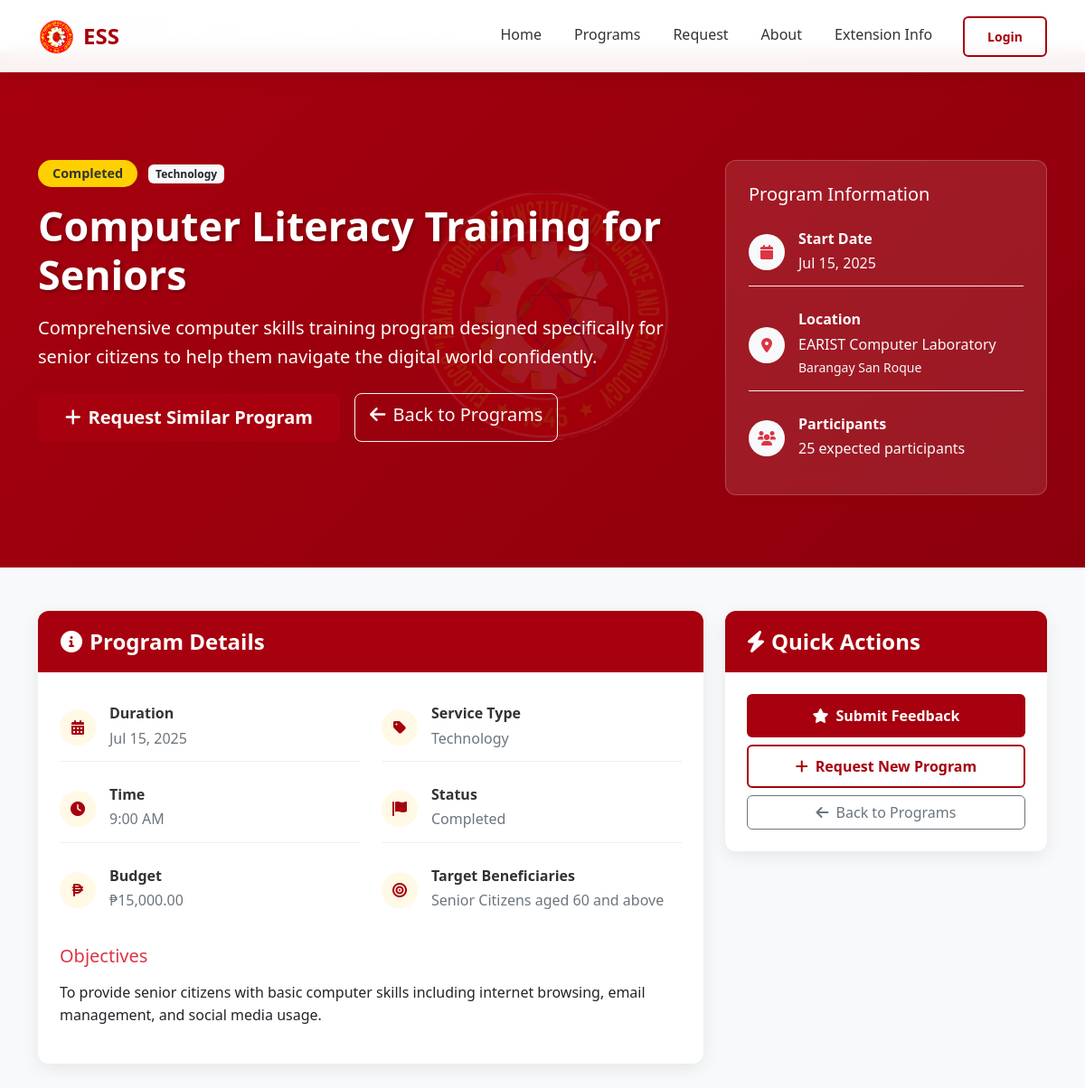
Page /public-view/program-detail.php?id=1 on the committed database.
### tables this page shows
CREATE TABLE `programs` (
  `program_id` int(11) NOT NULL,
  `title` varchar(255) NOT NULL,
  `description` text DEFAULT NULL,
  `objectives` text DEFAULT NULL,
  `type_of_service` enum('Health','Education','Agriculture','Technology','Environment','Social Services','Skills Training') NOT NULL,
  `target_beneficiaries` text DEFAULT NULL,
  `location` varchar(255) NOT NULL,
  `barangay` varchar(100) DEFAULT NULL,
  `date_start` date NOT NULL,
  `date_end` date DEFAULT NULL,
  `time_start` time NOT NULL,
  `time_end` time DEFAULT NULL,
  `expected_participants` int(11) NOT NULL DEFAULT 0,
  `actual_participants` int(11) DEFAULT 0,
  `budget_allocated` decimal(12,2) NOT NULL DEFAULT 0.00,
  `budget_used` decimal(12,2) DEFAULT 0.00,
  `status` enum('Planned','Ongoing','Completed','Cancelled') NOT NULL DEFAULT 'Planned',
  `approval_status` enum('Pending','Approved','Rejected') NOT NULL DEFAULT 'Approved',
  `created_by` int(11) NOT NULL,
  `created_at` timestamp NOT NULL DEFAULT current_timestamp(),
  `updated_at` timestamp NOT NULL DEFAULT current_timestamp() ON UPDATE current_timestamp()
);

### authentication/config.php (called while the page is built, shortened)
<?php
class Database {
    private $host = DB_HOST;
    private $username = DB_USERNAME;
    private $password = DB_PASSWORD;
    private $database = DB_NAME;
    private $charset = DB_CHARSET;
    public $pdo;
    private function connect() {
        $dsn = "mysql:host={$this->host};dbname={$this->database};charset={$this->charset}";
        $options = [
            PDO::ATTR_ERRMODE => PDO::ERRMODE_EXCEPTION,
            PDO::ATTR_DEFAULT_FETCH_MODE => PDO::FETCH_ASSOC,
            PDO::ATTR_EMULATE_PREPARES => false,
        ];
        try {
            $this->pdo = new PDO($dsn, $this->username, $this->password, $options);
        } catch (PDOException $e) {
            die("Database connection failed: " . $e->getMessage());
        }
    }
    public function query($sql, $params = []) {
        try {
            $stmt = $this->pdo->prepare($sql);
            $stmt->execute($params);
            return $stmt;
        } catch (PDOException $e) {
            error_log("Database query error: " . $e->getMessage());
            return false;
        }
    }
    public function fetch($sql, $params = []) {
        $stmt = $this->query($sql, $params);
        return $stmt ? $stmt->fetch() : false;
    }
}
$db = new Database();
function formatDate($date, $format = 'M d, Y') {
    $timestamp = strtotime($date);
    return date($format, $timestamp);
}
function formatCurrency($amount) {
    return '₱' . number_format($amount, 2);
}
?>

### public-view/program-detail.php (the view, shortened to what this page needs)
<?php
require_once '../config.php';
$program_id = isset($_GET['id']) ? (int)$_GET['id'] : 0;
$program = $db->fetch("SELECT * FROM programs WHERE program_id = ? AND approval_status = 'Approved'", [$program_id]);
$program['status'] = $program['status'] ?? 'Planned';
$program['type_of_service'] = $program['type_of_service'] ?? 'Extension';
$program['objectives'] = $program['objectives'] ?? '';
$program['target_beneficiaries'] = $program['target_beneficiaries'] ?? '';
$current_date = date('Y-m-d');
$start_date = $program['date_start'];
$end_date = $program['date_end'] ?? $start_date;
if ($start_date > $current_date) {
    $program['status'] = 'Upcoming';
} elseif ($end_date < $current_date) {
    $program['status'] = 'Completed';
} elseif ($start_date <= $current_date && $end_date >= $current_date) {
    $program['status'] = 'Ongoing';
}
?>
<!DOCTYPE html>
<html lang="en">
<head>
    <link href="https://cdnjs.cloudflare.com/ajax/libs/font-awesome/6.0.0/css/all.min.css" rel="stylesheet">
    <link href="https://cdnjs.cloudflare.com/ajax/libs/bootstrap/5.3.0/css/bootstrap.min.css" rel="stylesheet">
</head>
<body>
    <nav class="navbar navbar-expand-lg navbar-light fixed-top">
        <div class="container">
            <a class="navbar-brand" href="public_homepage.php">
                <img src="../images/earist_logo_png.png" alt="EARIST Logo">
                <?= SYSTEM_ABBR ?>
            </a>
            <div class="collapse navbar-collapse" id="navbarNav">
                <ul class="navbar-nav ms-auto">
                    <li class="nav-item"><a class="nav-link" href="public_homepage.php#home">Home</a></li>
                    <li class="nav-item"><a class="nav-link" href="public_homepage.php#programs">Programs</a></li>
                    <li class="nav-item"><a class="nav-link" href="public_homepage.php#request">Request</a></li>
                    <li class="nav-item"><a class="nav-link" href="public_homepage.php#about">About</a></li>
                    <li class="nav-item"><a class="nav-link" href="public_homepage.php#extension-info">Extension Info</a></li>
                    <li class="nav-item ms-lg-3 mt-2 mt-lg-0">
                        <a href="../authentication/login.php" class="btn btn-earist-outline btn-sm">Login</a>
                    </li>
                </ul>
            </div>
        </div>
    </nav>
    <div class="breadcrumb-nav">
        <div class="container">
            <nav aria-label="breadcrumb">
                <ol class="breadcrumb">
                    <li class="breadcrumb-item"><a href="public_homepage.php">Home</a></li>
                    <li class="breadcrumb-item"><a href="public_homepage.php#programs">Programs</a></li>
                    <li class="breadcrumb-item active"><?= htmlspecialchars($program['title']) ?></li>
                </ol>
            </nav>
        </div>
    </div>
    <section class="program-hero">
        <div class="container">
            <div class="row">
                <div class="col-lg-8 program-hero-content">
                    <div class="mb-3">
                        <span class="badge status-badge status-<?= strtolower($program['status']) ?>">
                            <?= htmlspecialchars($program['status']) ?>
                        </span>
                        <span class="badge bg-light text-dark ms-2">
                            <?= htmlspecialchars($program['type_of_service']) ?>
                        </span>
                    </div>
                    <h1 class="program-title"><?= htmlspecialchars($program['title']) ?></h1>
                    <p class="lead mb-4"><?= htmlspecialchars($program['description']) ?></p>
                    <div class="d-flex flex-wrap gap-3">
                        <a href="public_homepage.php#request" class="btn btn-earist btn-lg">
                            <i class="fas fa-plus me-2"></i>Request Similar Program
                        </a>
                        <a href="public_homepage.php#programs" class="btn btn-outline-light btn-lg">
                            <i class="fas fa-arrow-left me-2"></i>Back to Programs
                        </a>
                    </div>
                </div>
                <div class="col-lg-4">
                    <div class="program-meta">
                        <h5 class="text-white mb-3">Program Information</h5>
                        <div class="info-item">
                            <div class="info-icon bg-light">
                                <i class="fas fa-calendar text-danger"></i>
                            </div>
                            <div class="info-content">
                                <h6 class="text-white">Start Date</h6>
                                <p class="text-light"><?= formatDate($program['date_start']) ?></p>
                            </div>
                        </div>
                        <div class="info-item">
                            <div class="info-icon bg-light">
                                <i class="fas fa-map-marker-alt text-danger"></i>
                            </div>
                            <div class="info-content">
                                <h6 class="text-white">Location</h6>
                                <p class="text-light"><?= htmlspecialchars($program['location']) ?></p>
                                <?php if (!empty($program['barangay'])): ?>
                                    <p class="text-light"><small><?= htmlspecialchars($program['barangay']) ?></small></p>
                                <?php endif; ?>
                            </div>
                        </div>
                        <div class="info-item">
                            <div class="info-icon bg-light">
                                <i class="fas fa-users text-danger"></i>
                            </div>
                            <div class="info-content">
                                <h6 class="text-white">Participants</h6>
                                <p class="text-light">
                                    <?php if ($program['status'] === 'Completed' && $program['actual_participants']): ?>
                                        <?= number_format($program['actual_participants']) ?> actual participants
                                    <?php else: ?>
                                        <?= number_format($program['expected_participants']) ?> expected participants
                                    <?php endif; ?>
                                </p>
                            </div>
                        </div>
                    </div>
                </div>
            </div>
        </div>
    </section>
    <div class="container my-5">
        <div class="row">
            <div class="col-lg-8">
                <div class="content-card">
                    <div class="card-header-custom">
                        <h4><i class="fas fa-info-circle me-2"></i>Program Details</h4>
                    </div>
                    <div class="card-body p-4">
                        <div class="row">
                            <div class="col-md-6">
                                <div class="info-item">
                                    <div class="info-icon">
                                        <i class="fas fa-calendar-alt"></i>
                                    </div>
                                    <div class="info-content">
                                        <h6>Duration</h6>
                                        <p>
                                            <?= formatDate($program['date_start']) ?>
                                        </p>
                                    </div>
                                </div>
                                <div class="info-item">
                                    <div class="info-icon">
                                        <i class="fas fa-clock"></i>
                                    </div>
                                    <div class="info-content">
                                        <h6>Time</h6>
                                        <p>
                                            <?php if (!empty($program['time_start'])): ?>
                                                <?= date('g:i A', strtotime($program['time_start'])) ?>
                                            <?php else: ?>
                                                TBA
                                            <?php endif; ?>
                                        </p>
                                    </div>
                                </div>
                                <div class="info-item">
                                    <div class="info-icon">
                                        <i class="fa-solid fa-peso-sign"></i>
                                    </div>
                                    <div class="info-content">
                                        <h6>Budget</h6>
                                        <p>
                                            <?php if (!empty($program['budget_allocated'])): ?>
                                                <?= formatCurrency($program['budget_allocated']) ?>
                                            <?php else: ?>
                                                TBA
                                            <?php endif; ?>
                                        </p>
                                    </div>
                                </div>
                            </div>
                            <div class="col-md-6">
                                <div class="info-item">
                                    <div class="info-icon">
                                        <i class="fas fa-tag"></i>
                                    </div>
                                    <div class="info-content">
                                        <h6>Service Type</h6>
                                        <p><?= htmlspecialchars($program['type_of_service']) ?></p>
                                    </div>
                                </div>
                                <div class="info-item">
                                    <div class="info-icon">
                                        <i class="fas fa-flag"></i>
                                    </div>
                                    <div class="info-content">
                                        <h6>Status</h6>
                                        <p><?= htmlspecialchars($program['status']) ?></p>
                                    </div>
                                </div>
                                <?php if (!empty($program['target_beneficiaries'])): ?>
                                <div class="info-item">
                                    <div class="info-icon">
                                        <i class="fas fa-bullseye"></i>
                                    </div>
                                    <div class="info-content">
                                        <h6>Target Beneficiaries</h6>
                                        <p><?= htmlspecialchars($program['target_beneficiaries']) ?></p>
                                    </div>
                                </div>
                                <?php endif; ?>
                            </div>
                        </div>
                        <?php if (!empty($program['objectives'])): ?>
                        <div class="mt-4">
                            <h5 class="text-danger mb-3">Objectives</h5>
                            <p><?= nl2br(htmlspecialchars($program['objectives'])) ?></p>
                        </div>
                        <?php endif; ?>
                    </div>
                </div>
            </div>
            <div class="col-lg-4">
                <div class="content-card">
                    <div class="card-header-custom">
                        <h4><i class="fas fa-bolt me-2"></i>Quick Actions</h4>
                    </div>
                    <div class="card-body p-4">
                        <div class="d-grid gap-2">
                            <button class="btn btn-earist" data-bs-toggle="modal" data-bs-target="#feedbackModal">
                                <i class="fas fa-star me-2"></i>Submit Feedback
                            </button>
                            <a href="public_homepage.php#request" class="btn btn-earist-outline">
                                <i class="fas fa-plus me-2"></i>Request New Program
                            </a>
                            <a href="public_homepage.php#programs" class="btn btn-outline-secondary">
                                <i class="fas fa-arrow-left me-2"></i>Back to Programs
                            </a>
                        </div>
                    </div>
                </div>
            </div>
        </div>
    </div>
</body>
</html>

### rows in the picture
programs: type_of_service "Technology", title "Computer Literacy Training for Seniors", description "Comprehensive computer skills training program designed specifically for senior citizens to help them navigate the digital world confidently.", date_start "Jul 15, 2025", location "EARIST Computer Laboratory", barangay "Barangay San Roque", expected_participants "25", time_start "9:00 AM", budget_allocated "₱15,000.00", target_beneficiaries "Senior Citizens aged 60 and above", objectives "To provide senior citizens with basic computer skills including internet browsing, email management, and social media usage."

### other values in the picture
SYSTEM_ABBR "ESS"
$program['status'] "Completed"
